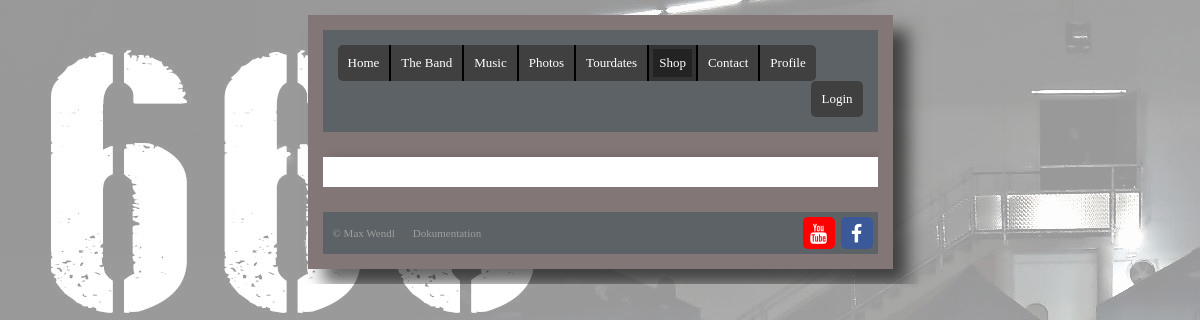
The app's page /index.php?page=shop, older data.
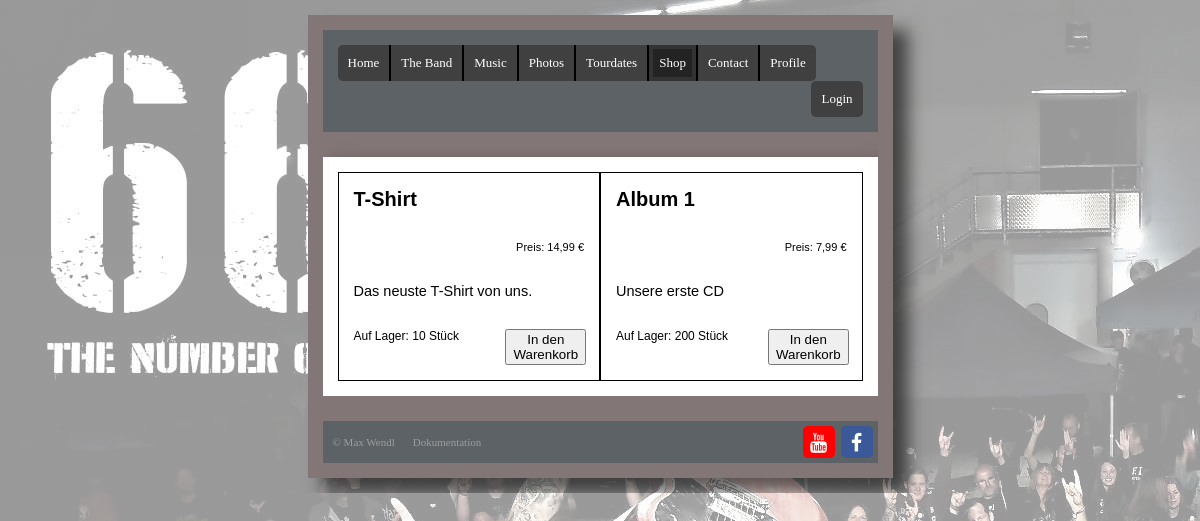
The same page, newer data.
### tables this page shows
CREATE TABLE `products` (
  `prod_id` int(3) NOT NULL,
  `prod_name` varchar(20) NOT NULL,
  `category_id` int(2) NOT NULL,
  `price` varchar(7) NOT NULL,
  `notes` varchar(50) NOT NULL,
  `remaining` int(3) NOT NULL
);

### includes/pages/shop/shop.php (the view, shortened to what this page needs)
<?php
    include("includes/functions/connectDB.php");
    $query = ("select * from products");
    $result = mysqli_query( $conn, $query );
    echo '<div class="row">';
    while ($row = mysqli_fetch_array( $result))
    {
        echo '<table class="col-6">';
        echo '<tr>';
        echo '<td class="col-6" id="name">'. $row["prod_name"]. '</td>';
        echo '<td class="col-6"></td>';
        echo '</tr>';
        echo '<tr>';
        echo '<td class="col-6"></td>';
        echo '<td class="col-6" id="price">Preis: ' . $row["price"] . ' €</td></tr>';
        echo '<tr> <td class="col-12" id="notes">' . $row["notes"]. '</td></tr>';
        echo '<tr>';
        echo '<td class="col-7" id="amount"> Auf Lager: ' . $row["remaining"] .' Stück </td>';
        echo '<td class="col-5"> <button>In den Warenkorb</button> </td> </tr>';
        echo '</table>';
    }
    echo '</div>';
?>

### index.php (shortened to what this page needs)
<?php
$pagePath = "includes/pages/start/start.php";
$cssPath = "includes/pages/start/css/start.css";
if (!empty($_GET['page'])) {
    $subPageBasepath = "includes/pages/" . $_GET['page'] . "/";
    $givenPath = $subPageBasepath . "/" . $_GET['page'] . ".php";
    $cssPath = $subPageBasepath . "css/" . $_GET['page'] . ".css";
    if (file_exists($givenPath)) {
        $pagePath = $givenPath;
    }
}
?>
<!DOCTYPE html>
<html>
    <head>
        <link rel="stylesheet" href="https://cdnjs.cloudflare.com/ajax/libs/font-awesome/4.7.0/css/font-awesome.min.css">
        <link rel="stylesheet" href="css/screen.css">
        <link rel="stylesheet" href="css/header.css">
        <link rel="stylesheet" href="css/footer.css">
        <link rel="stylesheet" href="css/responsiveDesign.css">
        <?php if ($cssPath != "") : ?>
            <link rel="stylesheet" href="<?php echo $cssPath; ?>">
        <?php endif; ?>
    </head>
    <body>
        <div class="col-12 background">
            <div class="col-3"></div>
            <div class="wrapper col-6 col-s-12">
                <div class="row">
                    <?php include("includes/header.php"); ?>
                </div>
                <div class="row">
                    <main>
                        <?php include ($pagePath); ?>
                    </main>
                </div>
                <div class="row">
                    <?php include("includes/footer.php"); ?>
                </div>
            </div>
            <div class="col-3"></div>
        </div>
    </body>
</html>

### includes/header.php (shortened to what this page needs)
<!DOCTYPE html>
<header class="header">
    <nav class="nav">
        <ul class="mainMenuList col-12">
            <li class="mainMenuItem"><a id="start" href="index.php">Home</a></li>
            <li class="mainMenuItem"><a id="band" href="index.php?page=band" >The Band</a>
            </li>
            <li class="mainMenuItem"><a id="youtube" href="index.php?page=youtube" >Music</a>
            </li>
            <li class="mainMenuItem"><a id="photos" href="index.php?page=photos" >Photos</a></li>
            <li class="mainMenuItem"><a id="tourdates" href="index.php?page=tourdates" >Tourdates</a></li>
            <li class="mainMenuItem"><a id="shop" href="index.php?page=shop" >Shop</a></li>
            <li class="mainMenuItem"><a id="contact" href="index.php?page=contact">Contact</a></li>
            <li class="mainMenuItem lastRegularItem"><a id="profile" href="index.php?page=profile">Profile</a></li>
            <li class="mainMenuItem" id="tooltipContainer"><a onclick="showLogin()">Login</a>
            </li>
        </ul>
    </nav>
</header>

### includes/footer.php
<footer>
    <div class="row">
        <span>&#169 Max Wendl</span>
        <a class="link footerLink" href="index.php?page=documentation">Dokumentation</a>
        <a href="www.facebook.com/mean.machine.music/" class="fa fa-facebook mediaButton" target="_blank"></a>
        <a href="https://www.youtube.com/channel/UCsOmiVineAge4-gbpKcYQvA/featured" class="fa fa-youtube mediaButton" target="_blank"></a>
        <iframe id="soundcloud" class="mediaButton" allowtransparency="true" scrolling="no"
                frameborder="no" src="https://w.soundcloud.com/icon/?url=http%3A%2F%2Fsoundcloud.com%2Fuser-629148550&size=32"></iframe>
    </div>
</footer>

### css/screen.css (style rules this page uses)
* { box-sizing: border-box; }
html, body { margin: 0; padding: 0; border: 0; font-size: 100%; font: inherit; vertical-align: baseline; font-family: 'Cinzel', serif; overflow-y: auto; overflow-x: hidden; }
.background::after { content: ""; background: url(../img/background.jpg) no-repeat top left fixed; opacity: 0.4; top: 0; left: 0; bottom: 0; right: 0; position: absolute; z-index: -1; }
.wrapper { opacity: 1.0; background-color: #837676; box-shadow: 15px 15px 16px 0px rgba(0,0,0,0.6); }
main { font-family: BechNine, sans-serif; color: #8E8E8E; background-color: #FFFFFF; margin-top: 25px; padding: 15px; box-shadow: 8px 8px 16px 0px rgba(0,0,0,0.6); }
.link { text-decoration: none; border: 0; cursor: pointer; border-radius: 5px; padding: 4px; color: #fff; background-color: #303030; }

### css/header.css (style rules this page uses)
.mainMenuList { list-style-type: none; margin: 0; padding: 0; overflow: hidden; background-color: #5C6266; box-shadow: 3px 8px 16px 3px rgba(0,0,0,0.6); font-size: 13px; }
.mainMenuItem { float: left; border-left: 2px solid black; }
.mainMenuItem > a { display: block; color: #fff; text-align: center; padding: 10px 10px; text-decoration: none; background-color: #404040; cursor: pointer; }
.lastRegularItem > a { border-radius: 0 5px 5px 0; }
.mainMenuItem:first-child { border-left: none; }
.mainMenuItem:first-child a { border-radius: 5px 0 0 5px; }
.mainMenuItem:last-child { border-left: none; float: right; }
.mainMenuItem:last-child a { border-radius: 5px; }
.mainMenuItem a.active { background-color: #232323; -moz-box-shadow: inset 0px 0px 2px 5px rgba(51,51,51,1); box-shadow: inset 0px 0px 0px 4px rgba(51,51,51,1); color: #FFF; }
#tooltipContainer { display: inline-block; }

### css/footer.css (style rules this page uses)
footer { margin-top: 25px; background-color: #5C6266; }
footer span { line-height: 42px; vertical-align: middle; padding-left: 10px; color: #9E9E9E; font-size: 11px; }
.footerLink { color: #9E9E9E; background-color: #5C6266; font-size: 11px; vertical-align: middle; margin-left: 10px; }
.mediaButton { margin: 5px 3px 5px 3px; }
#soundcloud { width: 32px; height: 32px; position: relative; float: right; border-radius: 5px; }
.fa-facebook { background: #3B5998; color: white; margin-right: 5px; }
.fa { padding-top: 7px; height: 32px; font-size: 20px; width: 32px; text-align: center; text-decoration: none; border-radius: 5px; position: relative; float: right; }
.fa-youtube { background: #FF0000; color: white; }

### css/responsiveDesign.css (style rules this page uses)
[class*="col-"] { float: left; padding: 15px; width: 100%; }
.row { margin: 0; padding: 0; width: 100%; }
.row::after { content: ""; clear: both; display: table; }
@media only screen and (min-width: 500px) { .col-s-12 { width: 100%; } }
@media only screen and (min-width: 765px) { .col-3 { width: 25%; } }
@media only screen and (min-width: 765px) { .col-5 { width: 41.66%; } }
@media only screen and (min-width: 765px) { .col-6 { width: 50%; } }
@media only screen and (min-width: 765px) { .col-7 { width: 58.33%; } }
@media only screen and (min-width: 765px) { .col-12 { width: 100%; } }

### includes/pages/shop/css/shop.css (style rules this page uses)
table { color: #000; border: 1px solid black; border-collapse: collapse; }
.row { overflow-x: auto; }
#name { font-size: 20px; font-weight: bold; }
#price { font-size: 11px; text-align: right; }
#notes { font-size: 14.5px; text-align: left; }
#amount { font-size: 12px; }

Row changes from the older to the newer data that the page shows:
added products: prod_name "T-Shirt", price "14,99", notes "Das neuste T-Shirt von uns.", remaining "10"
added products: prod_name "Album 1", price "7,99", notes "Unsere erste CD", remaining "200"
